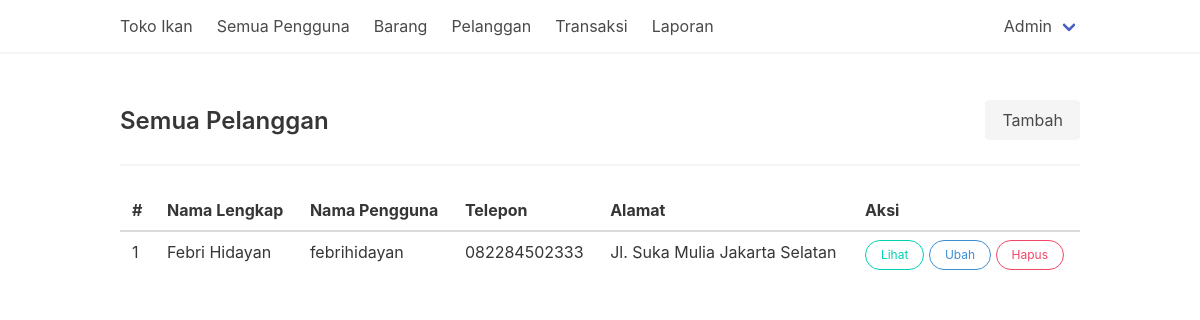
The page /pelanggan.php (signed in) on the database as committed earlier.
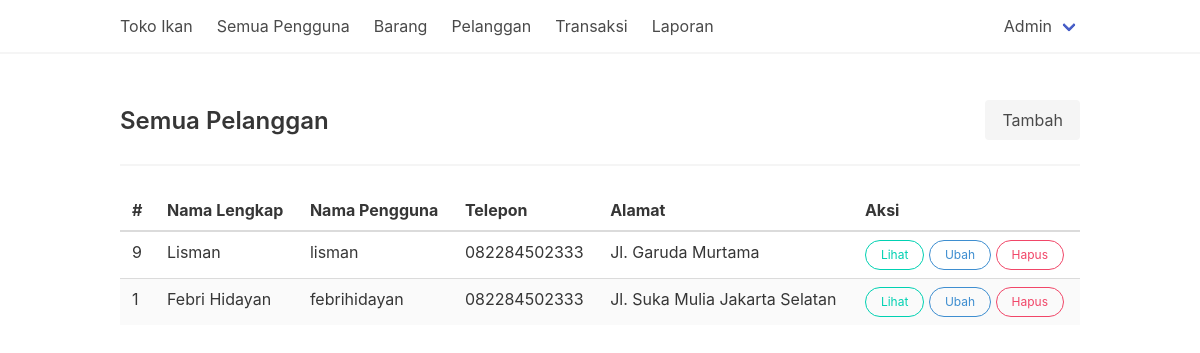
The same page on the database as committed later.
### tables this page shows
CREATE TABLE `users` (
  `id_user_055` int(11) NOT NULL,
  `nama_user_055` varchar(40) NOT NULL,
  `username_user_055` varchar(30) NOT NULL,
  `password_user_055` varchar(255) NOT NULL,
  `telepon_user_055` varchar(20) NOT NULL,
  `alamat_user_055` varchar(80) NOT NULL,
  `role_user_055` enum('admin','waiter','owner','customer') DEFAULT 'customer'
);

### pelanggan.php (the view, shortened to what this page needs)
<?php
require_once "template/theHeader.php";
?>
<div class="level">
    <div class="level-left">
        <div class="level-item">
            <h1 class="title is-4">Semua Pelanggan</h1>
        </div>
    </div>
    <div class="level-right">
        <div class="level-item">
            <a href="pelanggan-create.php" class="button is-light">Tambah</a>
        </div>
    </div>
</div>
<hr>
<div class="table-container">
    <table class="table is-hoverable is-striped is-fullwidth">
        <thead>
            <tr>
                <th>#</th>
                <th>Nama Lengkap</th>
                <th>Nama Pengguna</th>
                <th>Telepon</th>
                <th>Alamat</th>
                <th>Aksi</th>
            </tr>
        </thead>
        <tbody>
            <?php
            $query = $conn->query("SELECT * FROM users WHERE role_user_055 = 'customer' ORDER BY id_user_055 DESC");
            while ($item = $query->fetch_object()) {
            ?>
                <tr>
                    <td><?= $item->id_user_055; ?></td>
                    <td><?= $item->nama_user_055; ?></td>
                    <td><?= $item->username_user_055; ?></td>
                    <td><?= $item->telepon_user_055; ?></td>
                    <td><?= $item->alamat_user_055; ?></td>
                    <td>
                        <a href="pelanggan-show.php?id=<?= $item->id_user_055; ?>" class="button is-small is-rounded is-outlined is-primary">
                            Lihat
                        </a>
                        <a href="pelanggan-edit.php?id=<?= $item->id_user_055; ?>" class="button is-small is-rounded is-outlined is-info">
                            Ubah
                        </a>
                        <a href="?hapus=<?= $item->id_user_055; ?>" class="button is-small is-rounded is-outlined is-danger" onclick="return confirm('Apakah Anda yakin ingin menghapus data tersebut?');">
                            Hapus
                        </a>
                    </td>
                </tr>
            <?php } ?>
        </tbody>
    </table>
</div>
<?php
require_once "template/theFooter.php"
?>

Rows that differ between the two databases and show on the page:
added users: id_user_055 "9", nama_user_055 "Lisman", username_user_055 "lisman", telepon_user_055 "082284502333", alamat_user_055 "Jl. Garuda Murtama"
